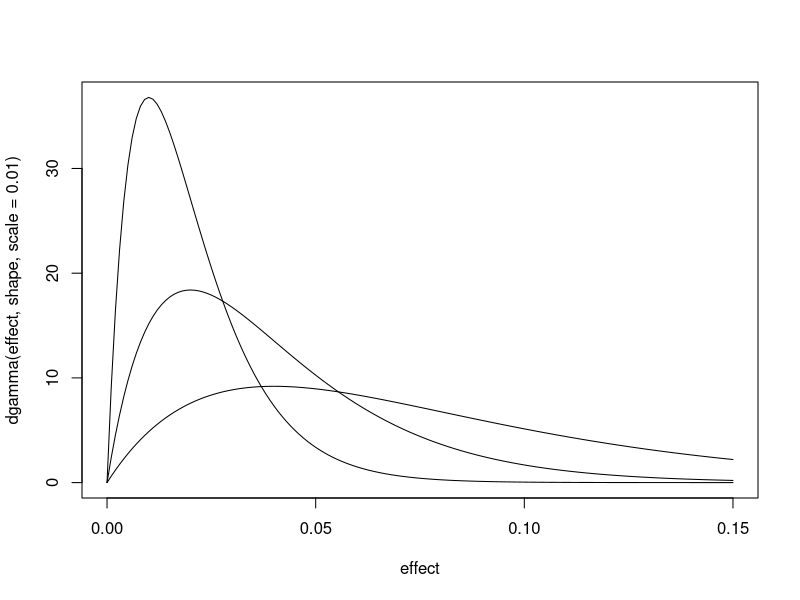
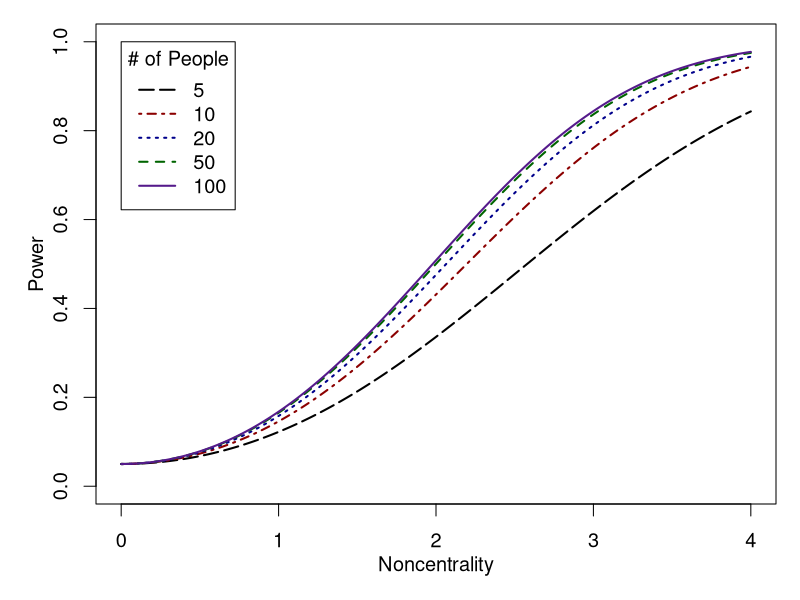
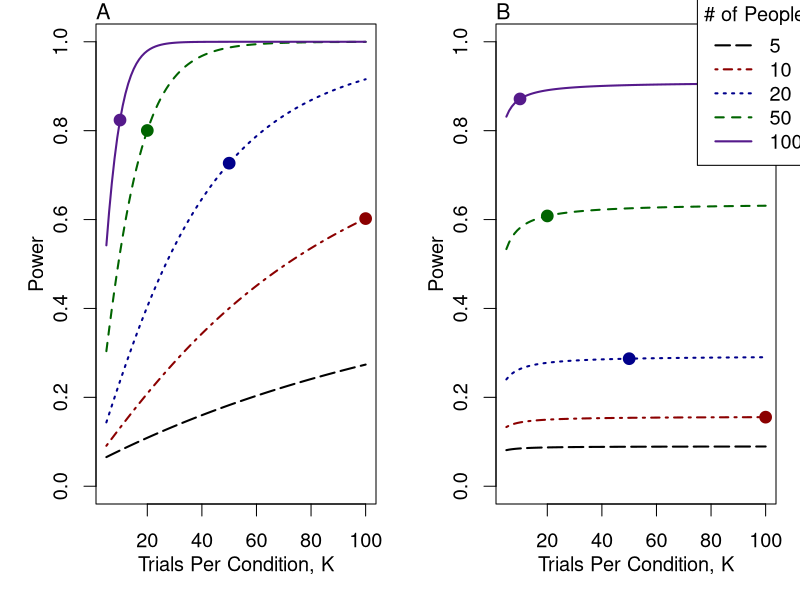

Reproduce these figures in R, in order.
mcol=c('black','darkred','darkblue','darkgreen','purple4')
mlty=5:1
I=c(5,10,20,50,100)
ncp=seq(0,4,.01)


cut=qt(.95,I-1)

pow=function(I,ncp) {
	cut=qt(.975,I-1)
	pt(lower.tail=F,cut,I-1,ncp)+pt(-cut,I-1,ncp)
}


b=outer(I,ncp,pow)

pdf('power-v-ncp.pdf',width=5,height=5)
par(mar=c(4,4,1,1),cex=1.2,mgp=c(2,1,0))
matplot(ncp,t(b),typ='l',lty=mlty,col=mcol,ylim=c(0,1),ylab='Power',xlab="Noncentrality",lwd=2)
legend(0,1,title="# of People",legend=I,lwd=2,col=mcol,lty=mlty)
dev.off()


myncp=function(I,K,s2,nu,delta) {
	a=nu^2*I*K/(K*delta+2*s2)
	sqrt(a)
}



I=c(5,10,20,50,100)
K=5:100




myPower=function(I,K,s2,nu,delta)
{
  ncp=sqrt(nu^2*I*K/(K*delta+2*s2))
  cut=qt(.975,I-1)
  return(pt(lower.tail=F,cut,I-1,ncp)+pt(-cut,I-1,ncp))	
}

myPanel=function(s2,nu,delta)
{
b=outer(I,K,myPower,s2=s2,nu=nu,delta=delta)
matplot(K,t(b),typ='l',lty=mlty,lwd=2,col=mcol,ylim=c(0,1),ylab="Power",xlab="Trials Per Condition, K")
K0=1000/I
pow0=myPower(I,K0,s2,nu,delta)
#lines(K0,pow0,lty=2)
points(K0,pow0,col=mcol,pch=19,cex=1.3)
return(pow0)
}

pdf('tradeoff.pdf',width=10,height=5)
par(mfrow=c(1,2),mar=c(4,4,1,1),cex=1.2,mgp=c(2,1,0))
myPanel(s2=.3^2,nu=.040,delta=.028^2)
mtext(side=3,adj=0,cex=1.3,"A")
myPanel(s2=.1^2,nu=.040,delta=.12^2)
mtext(side=3,adj=0,cex=1.3,"B")
par(xpd=T)
legend(75,1.1,title="# of People",legend=I,lwd=2,col=mcol,lty=mlty,bg="white")
dev.off()
######

effect=seq(0,.15,.001)
shape=2
plot(effect,dgamma(effect,shape,scale=.010),typ='l')
lines(effect,dgamma(effect,shape,scale=.020))
lines(effect,dgamma(effect,shape,scale=.040))

sd=sqrt(2)*c(.01,.02,.04)



